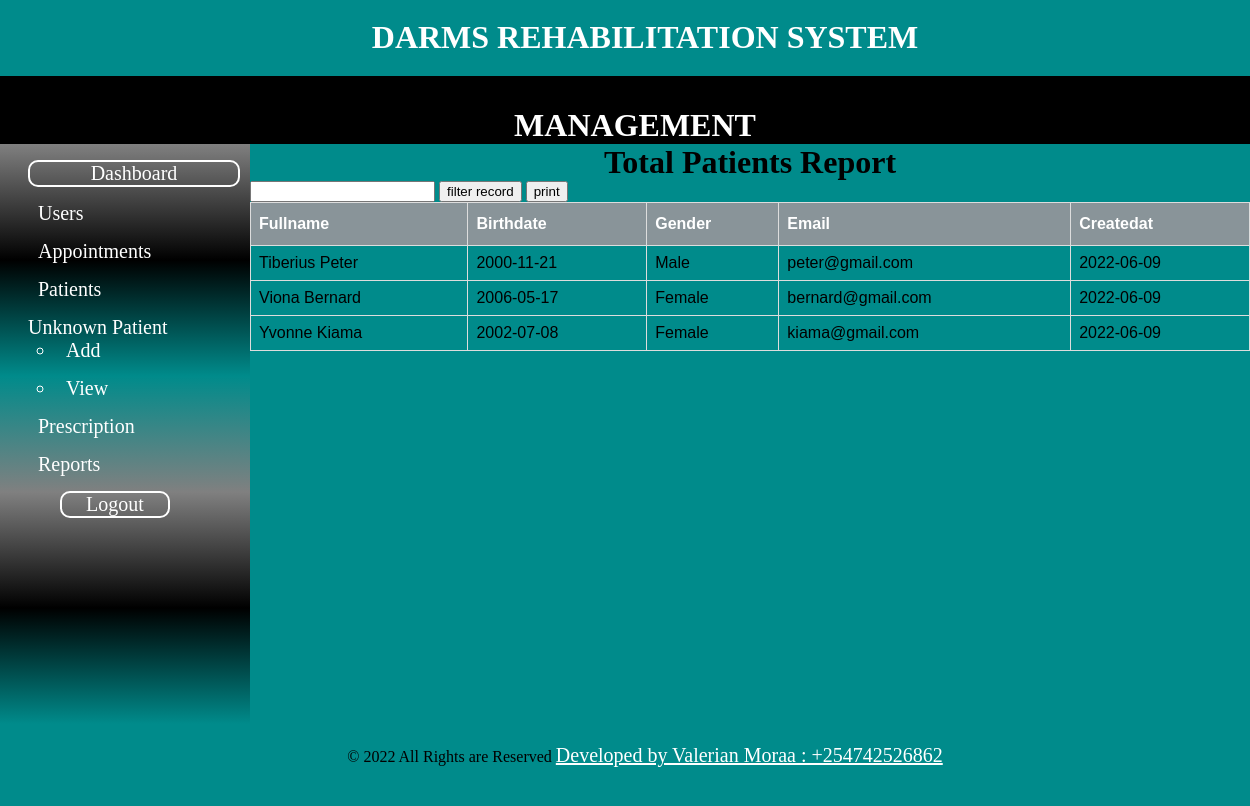
The page /admin/filter_patientsage.php on the database as committed earlier.
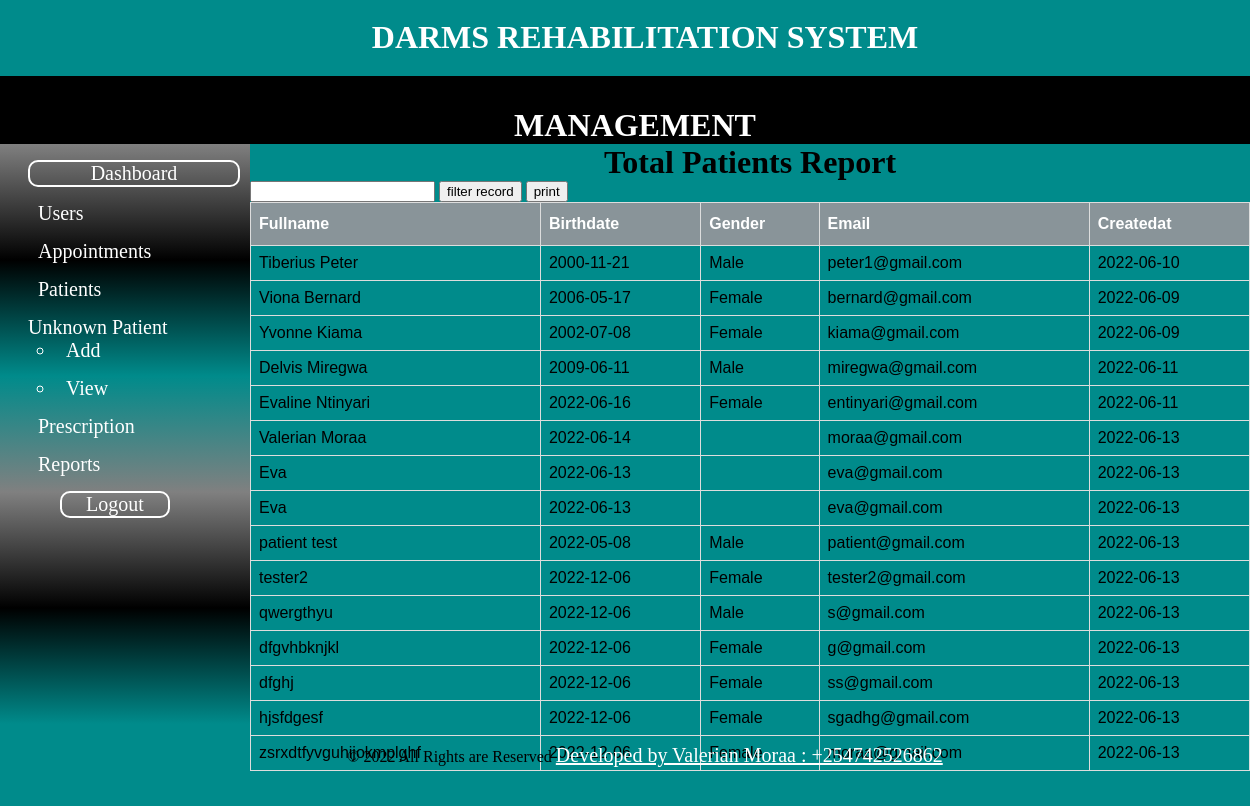
The same page on the database as committed later.
### tables this page shows
CREATE TABLE `patient` (
  `patient_id` int(10) NOT NULL,
  `patient_name` varchar(100) NOT NULL,
  `patient_email` varchar(100) DEFAULT NULL,
  `patient_mobile` varchar(100) DEFAULT NULL,
  `patient_gender` varchar(50) NOT NULL,
  `Date_of_birth` date NOT NULL,
  `guardian` varchar(100) DEFAULT NULL,
  `patient_address` varchar(100) DEFAULT NULL,
  `createdat` date DEFAULT NULL
);

### admin/filter_patientsage.php (the view, shortened to what this page needs)
<?php include "includes/header.php"; ?>
<?php include "includes/navigation.php"; ?>
<?php include "includes/sidebar.php"; ?>
<div class="article">
    <h1 id="titleoftable">Total Patients Report</h1>
    <form method="post">
        <input type="text" name="search_data" />
        <input type="submit" name="search_detail" value="filter record" />
        <input type="button" onclick="windows.print()" value="print" />
    </form>
    <table id="patients">
        <thead>
            <th>Fullname</th>
            <th>Birthdate</th>
            <th>Gender</th>
            <th>Email</th>
            <th>Createdat</th>
        </thead>
        <tbody>
            <?php
            $db = mysqli_connect('localhost', 'Valerian', '#Valeriephyl254', 'darms');
            $query = "SELECT * FROM patient WHERE Date_of_birth>='1998-01-01' AND Date_of_birth LIKE '%$search_patientage%'";
            $select_all_patients = mysqli_query($db, $query);
            while ($row = mysqli_fetch_assoc($select_all_patients)) {
                $fullname = $row['patient_name'];
                $birthdate = $row['Date_of_birth'];
                $gender = $row['patient_gender'];
                $email = $row['patient_email'];
                $createdat = $row['createdat'];
                echo "<tr>";
                echo "<td>{$fullname}</td>";
                echo "<td>{$birthdate}</td>";
                echo "<td>{$gender}</td>";
                echo "<td>{$email}</td>";
                echo "<td>{$createdat}</td>";
                echo "</tr>";
            }
            ?>
        </tbody>
    </table>
</div>
<?php include "includes/footer.php"; ?>

### admin/includes/header.php (shortened to what this page needs)
<!DOCTYPE html>
<html lang="en">
<head>
</head>
<body>
    <div class="header">
        <h1>DARMS REHABILITATION SYSTEM</h1>
    </div>

### admin/includes/navigation.php
<div class="nav">
    <h1>MANAGEMENT</h1>
</div>

### admin/includes/sidebar.php (shortened to what this page needs)
<div class="aside">
    <ul class="links">
        <li style="border:2px solid white;text-align:center;border-radius:10px;margin-right:10px;"><a href="dashboard.php" class="aside_links">Dashboard</a></li>
        <li><a href="users.php" class="aside_links"> Users</a></li>
        <li><a href="appointments.php" class="aside_links"> Appointments</a></li>
        <li><a href="patients.php" class="aside_links"> Patients</a></li>
        <li id="p">Unknown Patient
            <ul id="pu">
                <li><a href="upatient.php" class="aside_links">Add</a></li>
                <li><a href="uview.php" class="aside_links">View</a></li>
            </ul>
        </li>
        <li><a href="prescription.php" class="aside_links"> Prescription</a></li>
        <li><a href="reports.php" class="aside_links"> Reports</a></li>
        <li style="border:2px solid white;margin-left:20px;margin-right:80px;text-align:center;border-radius:10px;"><a href="logout.php" class="aside_links">Logout</a></li>
    </ul>
</div>

### admin/includes/footer.php (shortened to what this page needs)
<div class="footer">
    <footer class="footer text-center">
        <marquee behavior="alternate">© 2022 All Rights are Reserved
            <a href="#" target="_blank" style="color: white; font-size:20px;">
                <?php echo "Developed by Valerian Moraa : +254742526862"; ?>
            </a>
        </marquee>
    </footer>
</div>
</body>
</html>

### admin/includes/header.php (style rules this page uses)
body { border: 0; margin: 0; overflow-x: hidden; background: darkcyan; }
h1 { text-align: center; }
.header { background-color: darkcyan; color: white; width: 100%; height: 5em; text-align: center; margin-top: -22px; padding: 20px; }
.nav { background-color: black; color: white; width: 100%; height: 3em; margin-top: -22px; padding: 10px; }
.article { width: 80%; float: left; height: 580px; }
.aside { width: 20%; float: left; position: relative; height: 580px; background: linear-gradient(gray, black, darkcyan, gray, black, darkcyan); }
.footer { margin-bottom: 0px; background-color: darkcyan; width: 100%; height: 30px; text-align: center; clear: both; padding: 10px; }
.links { display: block; text-decoration: none; list-style-type: none; }
.links a { text-decoration: none; color: white; font-size: 20px; padding: 10px; }
ul li { margin-bottom: 15px; margin-left: -12px; }

### admin/includes/sidebar.php (style rules this page uses)
#p { font-size: 20px; color: #fff; }
#pu a { text-decoration: none; }

### admin/filter_patientsage.php (style rules this page uses)
#titleoftable { text-align: center; margin: auto; }
#patients { font-family: Arial, Helvetica, sans-serif; border-collapse: collapse; width: 100%; }
#patients td, #patients th { border: 1px solid #ddd; padding: 8px; }
#patients th { padding-top: 12px; padding-bottom: 12px; text-align: left; background-color: #899499; color: white; }

Rows that differ between the two databases and show on the page:
changed patient "Tiberius Peter": patient_email "peter@gmail.com" → "peter1@gmail.com"; createdat "2022-06-09" → "2022-06-10"
added patient: patient_name "Delvis Miregwa", Date_of_birth "2009-06-11", patient_gender "Male", patient_email "miregwa@gmail.com", createdat "2022-06-11"
added patient: patient_name "Evaline Ntinyari", Date_of_birth "2022-06-16", patient_gender "Female", patient_email "entinyari@gmail.com", createdat "2022-06-11"
added patient: patient_name "Valerian Moraa", Date_of_birth "2022-06-14", patient_email "moraa@gmail.com", createdat "2022-06-13"
added patient: patient_name "Eva", Date_of_birth "2022-06-13", patient_email "eva@gmail.com", createdat "2022-06-13"
added patient: patient_name "Eva", Date_of_birth "2022-06-13", patient_email "eva@gmail.com", createdat "2022-06-13"
added patient: patient_name "patient test", Date_of_birth "2022-05-08", patient_gender "Male", patient_email "patient@gmail.com", createdat "2022-06-13"
added patient: patient_name "tester2", Date_of_birth "2022-12-06", patient_gender "Female", patient_email "tester2@gmail.com", createdat "2022-06-13"
added patient: patient_name "qwergthyu", Date_of_birth "2022-12-06", patient_gender "Male", patient_email "s@gmail.com", createdat "2022-06-13"
added patient: patient_name "dfgvhbknjkl", Date_of_birth "2022-12-06", patient_gender "Female", patient_email "g@gmail.com", createdat "2022-06-13"
added patient: patient_name "dfghj", Date_of_birth "2022-12-06", patient_gender "Female", patient_email "ss@gmail.com", createdat "2022-06-13"
added patient: patient_name "hjsfdgesf", Date_of_birth "2022-12-06", patient_gender "Female", patient_email "sgadhg@gmail.com", createdat "2022-06-13"
added patient: patient_name "zsrxdtfyvguhijokmplghf", Date_of_birth "2022-12-06", patient_gender "Female", patient_email "moraa@gmail.com", createdat "2022-06-13"
